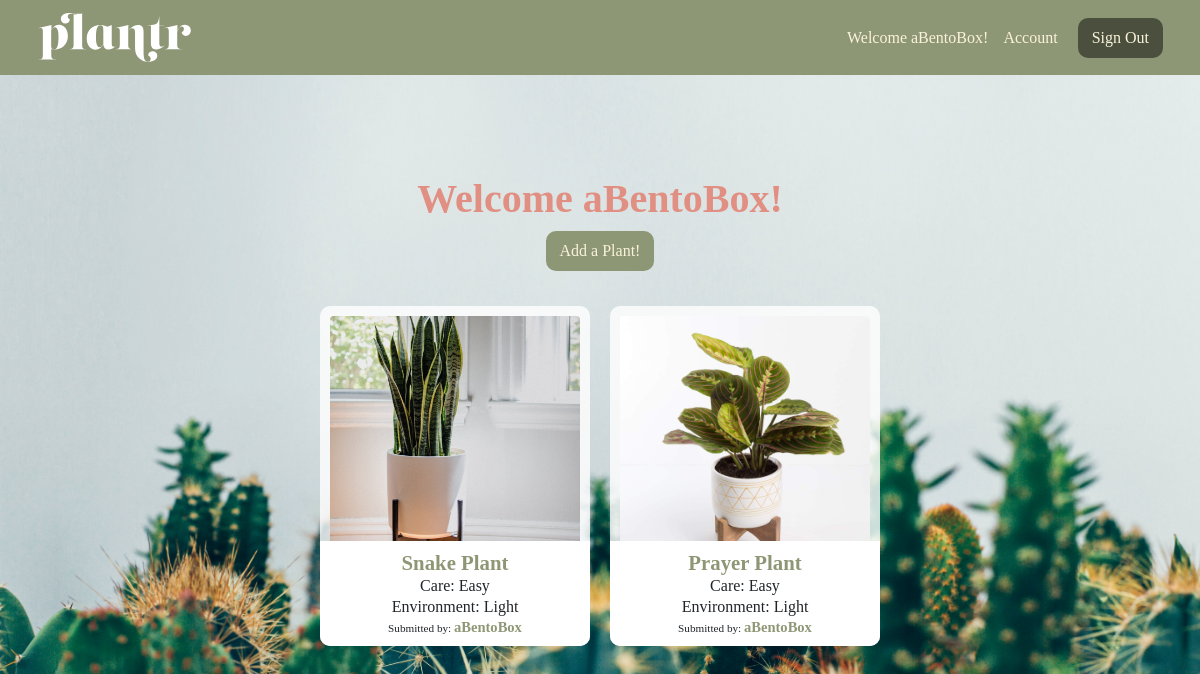
Page /plantr/ (signed in) on the earlier database version.
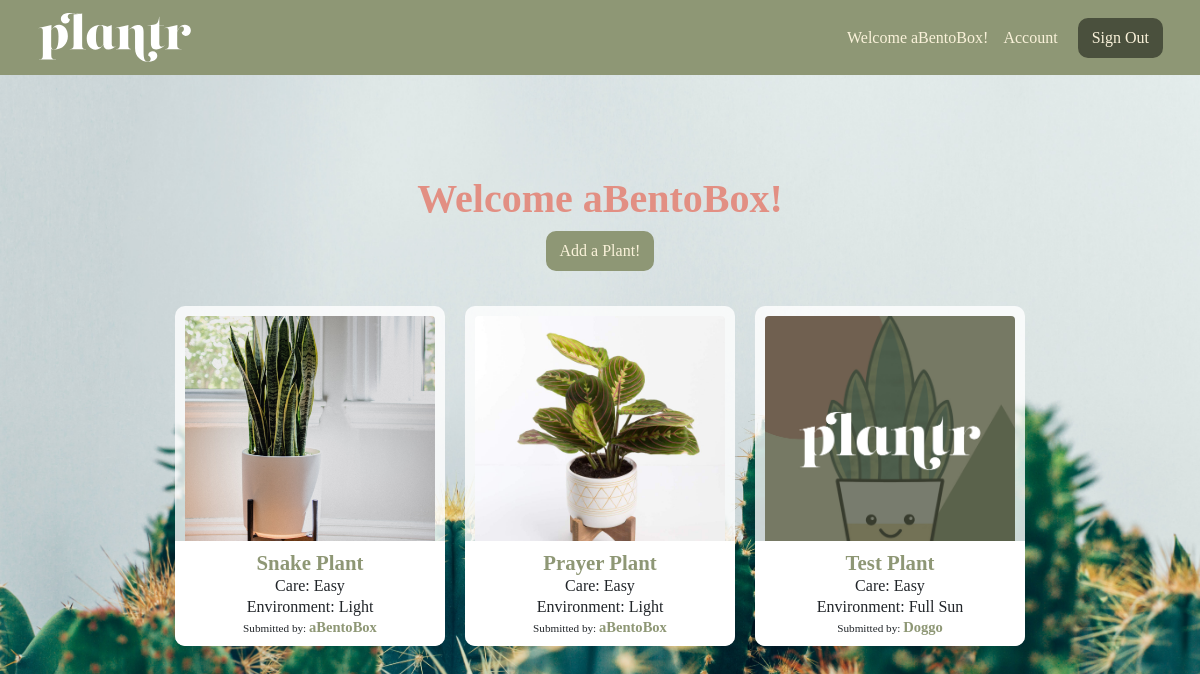
Same page on the later database version.
### login_app/models.py (models this page shows)
class User(models.Model):
   alias = models.CharField(max_length=50)
   fname = models.CharField(max_length=50)
   lname = models.CharField(max_length=50)
   email = models.CharField(max_length=50)
   password = models.CharField(max_length=50)
   created_at = models.DateTimeField(auto_now_add = True)
   updated_at = models.DateTimeField(auto_now = True)
   objects = UserManager()

### plantApp/models.py (models this page shows, shortened)
class Plant(models.Model):
   LEVELS = (
   (0, ''),
   (1, 'Easy'),
   (2, 'Medium'),
   (3, 'Hard'),
)
   poster = models.ForeignKey(User, related_name = "user_plants", on_delete = models.CASCADE)
   plantName = models.CharField(max_length=50)
   plantAlt = models.CharField(max_length=255, blank=True, default='')
   level = models.CharField(max_length=50)
   env = models.CharField(max_length=1, choices=LEVELS)
   desc = models.CharField(max_length=255)
   plantImg = models.ImageField(upload_to='plants/', null=True, blank=True, default='../static/default_plant.jpg')
   users_fav = models.ManyToManyField(User, related_name = 'fav_plants')
   objects = plantsManager()

### plantApp/views.py (the view)
# urls.py: path('', views.index),
def index(request):
   if 'user_id' not in request.session:
      messages.error(request, "Must be logged in!")
      return redirect('/')
   current_user = User.objects.get(id=request.session['user_id'])
   context = {
      'plants': Plant.objects.all(),
      'user': current_user,
      'model': Plant,
   }
   return render(request, 'plantr.html', context)

### plantApp/templates/plantr.html (shortened to what this page needs)
<!DOCTYPE html>
<html lang="en">
<head>
   <link href="https://cdn.jsdelivr.net/npm/bootstrap@5.0.1/dist/css/bootstrap.min.css" rel="stylesheet">
   {% load static %}
   <link rel="stylesheet" href="{% static 'plantApp/static/css/plantr.css' %}">
</head>
<body>
   <div id='container'>
      <nav class="navbar navbar-light">
         <div class="container-fluid">
            <a class="navbar-brand" href="/plantr">
               <img src="../static/plantr-light.svg" alt="" width="155" height="55">
            </a>
            <form class="d-flex">
               <span class="navbar-text">
                  Welcome {{ user.alias }}! &nbsp;&nbsp;
                  <a href="users/{{user.id}}">Account</a>
               </span>
               <a href="/logout" class="btn btn-danger" role="button">
                  Sign Out
                </a>
             </form>
         </div>
       </nav>
      <div class="container-lg main">
         <div class="container-sm text-center";">
            <h1 class="welcome">Welcome {{request.session.alias}}!</h1>
            <a href='/plantr/add' class="btn btn-warning">Add a Plant!</a>
         </div>
         <div class="container-sm">
            <div class="container-sm">
               <div class="row row-cols-4 justify-content-center">
                  {% for plant in plants %}
                  <div class="col-4 text-center">
                     {% if plant.plantImg %}
                     <a href="/plantr/{{ plant.id }}"><img src="{{ plant.plantImg.url }} " class="rounded mx-auto d-block" alt="..."></a>
                        {% else %}
                        <a href="/plantr/{{ plant.id }}"><img src="../static/default_plant.jpg" class="rounded mx-auto d-block" alt="..."></a>
                     {% endif %}
                     <div class='info'>
                        <a href="/plantr/{{ plant.id }}">{{ plant.plantName }}</a>
                        <p>Care: {{ plant.level }}</p>
                        <p>Environment: {{ plant.env }}</p>
                        <p class='sb'>Submitted by: <a href="/plantr/users/{{ plant.poster.id }}">{{ plant.poster.alias }}</a></p>
                     </div>
                  </div>
                  {% endfor %}
               </div>
            </div>
         </div>
      </div>
   </div>
</body>
</html>

### plantApp/static/css/plantr.css (style rules this page uses)
* { margin: 0; padding: 0; font-family:Georgia, 'Times New Roman', Times, serif; }
body { width: 100%; background: #8e9775; background: url("../../../static/plantr.jpeg") no-repeat center center fixed; background-size: cover; }
.navbar-text a { color: #faf2da !important; text-decoration: none; }
.container-lg.main { padding: 50px; margin-top: 50px; border-radius: 15px; }
.navbar.navbar-light { background-color: #8e9775; padding: 5px 25px; }
.navbar-light .navbar-text { color: #faf2da; font-weight: 100; }
.btn.btn-danger { background-color: #4a503d; color: #faf2da; border: 2px solid #4a503d; border-radius: 10px; margin-left: 20px; }
.btn.btn-warning { background-color: #8e9775; color: #faf2da; border: 2px solid #8e9775; border-radius: 10px; }
.col-4 { background-color: rgba(255, 255, 255, 0.8); position: relative; width: 270px; height: 340px; margin: 10px; display: flex; justify-content: center; align-items: center; overflow: hidden; border-radius: 10px; }
.rounded.mx-auto.d-block { margin-bottom: 70px; width: 250px; height: 250px; object-fit: cover; object-position: 50% 50%; transition: transform .5s; }
.info { position:absolute; top: 69%; left: 0; right: 0; padding: 6px 0 10px 0; margin-bottom: 15px; background-color: rgba(255, 255, 255, 1); }
.info a { text-decoration: none; font-weight: 800; font-size: 1.3em; color: #8e9775; }
.info p { margin-top: 5px; line-height: 5px; }
.sb { font-size: 0.7em !important; }
.row.row-cols-4 { max-width: 1300px; padding: 25px 0; }
.row.row-cols-4 img { flex-shrink: 0; min-width: 100%; min-height: 100% }
.welcome { font-weight: 800; color: #e28f83; }

Differences in the rows shown:
added Plant: plantName "Test Plant", level "Easy", env "Full Sun", poster.alias "Doggo"
